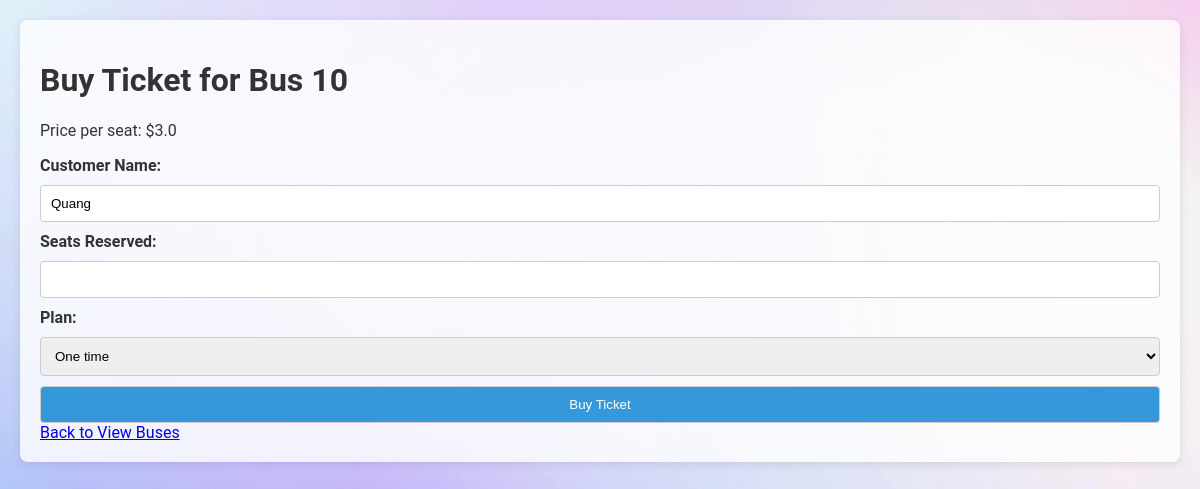
Page /buy_ticket/7 (signed in) on the committed database.
### tables this page shows
CREATE TABLE buses (
            id INTEGER PRIMARY KEY,
            bus_number TEXT NOT NULL,
            route TEXT NOT NULL,
            total_seats INTEGER NOT NULL,
            available_seats INTEGER NOT NULL
        , time TEXT, price REAL DEFAULT 0.0);

CREATE TABLE users (
            id INTEGER PRIMARY KEY,
            username TEXT NOT NULL UNIQUE,
            password_hash TEXT NOT NULL
        , email TEXT, phone_number TEXT, gender TEXT, balance REAL DEFAULT 0.0, name TEXT);

### app.py (the view, shortened to what this page needs)
@app.route('/buy_ticket/<int:bus_id>', methods=['GET', 'POST'])
def buy_ticket(bus_id):
    user_id = session.get('user_id')
    if not user_id:
        flash('You need to log in to buy a ticket.')
        return redirect(url_for('login'))
    user = UserDAO.get_user_by_id(user_id)
    if user is None:
        flash('User not found.')
        return redirect(url_for('login'))
    bus = BusDAO.get_bus(bus_id)
    if bus is None:
        flash('Bus not found.')
        return redirect(url_for('view_buses_route'))
    return render_template('buy_ticket.html', bus=bus, user=user)

### app.py (called while the page is built)
@app.before_request
def load_routes_into_trie():
    buses = BusDAO.view_buses()
    for bus in buses:
        trie.insert(bus[2])

### databases/bus_dao.py (called while the page is built)
    @staticmethod
    def view_buses(sort_by=None, search_query=None):
        conn = sqlite3.connect('bus_reservation.db')
        cursor = conn.cursor()
        query = 'SELECT * FROM buses'
        params = []
        if search_query:
            query += ' WHERE route LIKE ?'
            params.append(f'%{search_query}%')
        if sort_by:
            query += f' ORDER BY {sort_by}'
        cursor.execute(query, params)
        buses = cursor.fetchall()
        conn.close()
        return buses

    @staticmethod
    def get_bus(bus_id):
        conn = sqlite3.connect('bus_reservation.db')
        cursor = conn.cursor()
        cursor.execute('SELECT * FROM buses WHERE id = ?', (bus_id,))
        bus = cursor.fetchone()
        conn.close()
        return bus

### databases/user_dao.py (called while the page is built)
    @staticmethod
    def get_user_by_id(user_id):
        conn = sqlite3.connect('bus_reservation.db')
        cursor = conn.cursor()
        cursor.execute('SELECT * FROM users WHERE id = ?', (user_id,))
        user = cursor.fetchone()
        conn.close()
        return user

### trie.py (called while the page is built)
    def insert(self, word):
        node = self.root
        for char in word:
            if char not in node.children:
                node.children[char] = TrieNode()
            node = node.children[char]
        node.is_end_of_word = True

### templates/buy_ticket.html (shortened to what this page needs)
<!DOCTYPE html>
<html lang="en">
<head>
    <link rel="stylesheet" type="text/css" href="{{ url_for('static', filename='styles.css') }}">
</head>
<body>
    <div class="container">
        <h1>Buy Ticket for Bus {{ bus[1] }}</h1>
        <p>Price per seat: ${{ bus[6] }}</p>
        <form action="{{ url_for('buy_ticket', bus_id=bus[0]) }}" method="POST">
            <label for="customer_name">Customer Name:</label>
            <input type="text" id="customer_name" name="customer_name" value="{{ user[7] }}" required>
            <label for="seats_reserved">Seats Reserved:</label>
            <input type="number" id="seats_reserved" name="seats_reserved" required>
            <label for="plan">Plan:</label>
            <select id="plan" name="plan" required>
                <option value="one_time">One time</option>
            </select>
            <button type="submit">Buy Ticket</button>
        </form>
        <a href="{{ url_for('view_buses_route') }}">Back to View Buses</a>
    </div>
</body>
</html>

### static/styles.css (style rules this page uses)
body { font-family: 'Roboto', sans-serif; background-color: #f4f7f6; color: #333; margin: 0; padding: 20px; background-image: url('/static/background.jpg'); background-size: cover; background-position: center; }
.container { max-width: 1200px; margin: auto; padding: 20px; background-color: rgba(255, 255, 255, 0.8); border-radius: 8px; box-shadow: 0 2px 10px rgba(0, 0, 0, 0.1); }
form { display: flex; flex-direction: column; gap: 10px; }
form label { font-weight: bold; }
form input, form select, form button { padding: 10px; border: 1px solid #ccc; border-radius: 4px; }
form button { background-color: #3498db; color: white; cursor: pointer; }

### rows in the picture
buses: bus_number "10", price "3.0"
users: customer_name "Quang"
